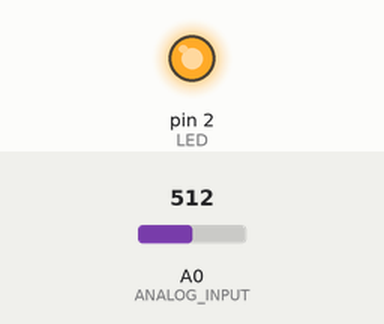
Simulated run of this sketch. Board: Arduino Uno, built with avr-gcc and run on an emulated ATmega328P. Shown: output pins drawn as LEDs (lit = HIGH). The test bench sets the inputs (shaded band); at power-on: A0 (ANALOG_INPUT) = 512.

Above: at 1.3 s.
1.4 s: A0 (ANALOG_INPUT) set to 0
At 2.0 s:
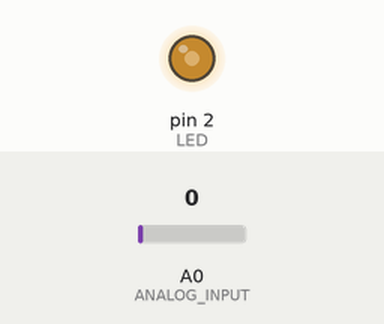
3.0 s: A0 (ANALOG_INPUT) set to 122
At 3.18 s:
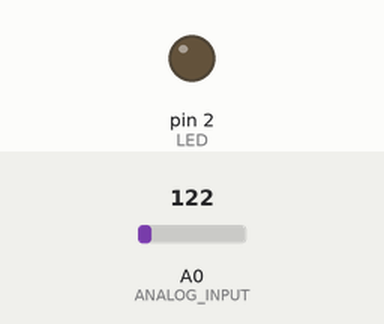
Timing chart, 0 to 12.1 s (numbered marks = the images above; inputs shaded):
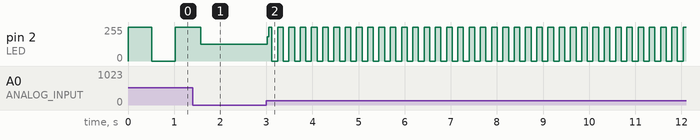

Measured:
- after the input at 3.0 s, pin 2 (LED): 127/255 → 182/255 at once, then moves between 0/255 and 255/255, repeating every 0.49 s

The sketch:

07.Stroboskop.ino
```cpp
#define ANALOG_INPUT A0
#define LED 2

int analogValue = 0;
int ledState = 0;

void setup() {
  pinMode(LED, OUTPUT);
  digitalWrite(LED, ledState);
}

void loop() {
  analogValue = analogRead(ANALOG_INPUT);
  ledState = !ledState;
  digitalWrite(LED, ledState);
  delay(analogValue);
}
```
